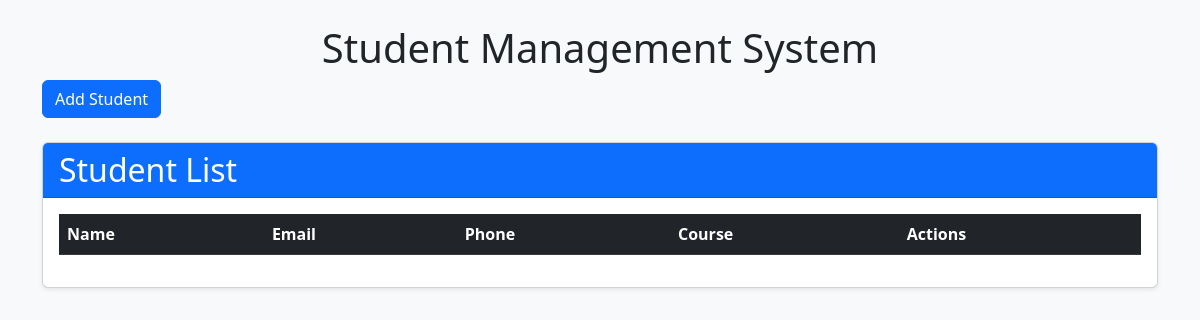
/students/, run on an earlier commit of the app's database.
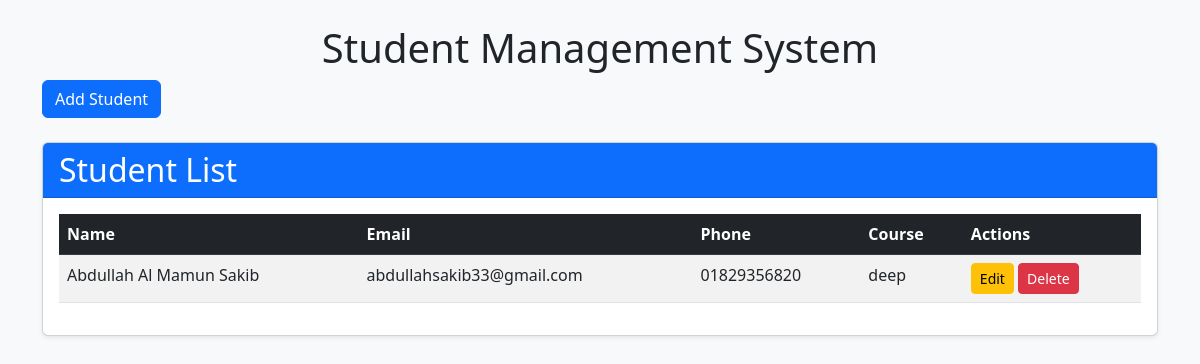
And on a later commit of the database.
### students/models.py (models this page shows, shortened)
class Student(models.Model):
    name = models.CharField(max_length=100)
    email = models.EmailField(unique=True)
    phone = models.CharField(max_length=15)
    course = models.CharField(max_length=100)
    created_at = models.DateTimeField(auto_now_add=True)

### students/views.py (the view)
# urls.py: path('', student_list, name='student_list'),
def student_list(request):
    students = Student.objects.all()
    return render(request, 'students/student_list.html', {'students': students})

### students/templates/students/student_list.html (shortened to what this page needs)
{% extends 'students/base.html' %}
{% block content %}
    <div class="card shadow-sm">
        <div class="card-header bg-primary text-white">
            <h2 class="mb-0">Student List</h2>
        </div>
        <div class="card-body">
            <table class="table table-striped">
                <thead class="table-dark">
                    <tr>
                        <th>Name</th>
                        <th>Email</th>
                        <th>Phone</th>
                        <th>Course</th>
                        <th>Actions</th>
                    </tr>
                </thead>
                <tbody>
                    {% for student in students %}
                    <tr>
                        <td>{{ student.name }}</td>
                        <td>{{ student.email }}</td>
                        <td>{{ student.phone }}</td>
                        <td>{{ student.course }}</td>
                        <td>
                            <a href="{% url 'student_update' student.id %}" class="btn btn-warning btn-sm">Edit</a>
                            <a href="{% url 'student_delete' student.id %}" class="btn btn-danger btn-sm">Delete</a>
                        </td>
                    </tr>
                    {% endfor %}
                </tbody>
            </table>
        </div>
    </div>
{% endblock %}

What changed in the data, as far as the page shows it:
added Student: name "Abdullah Al Mamun Sakib", email "abdullahsakib33@gmail.com", phone "01829356820", course "deep"
